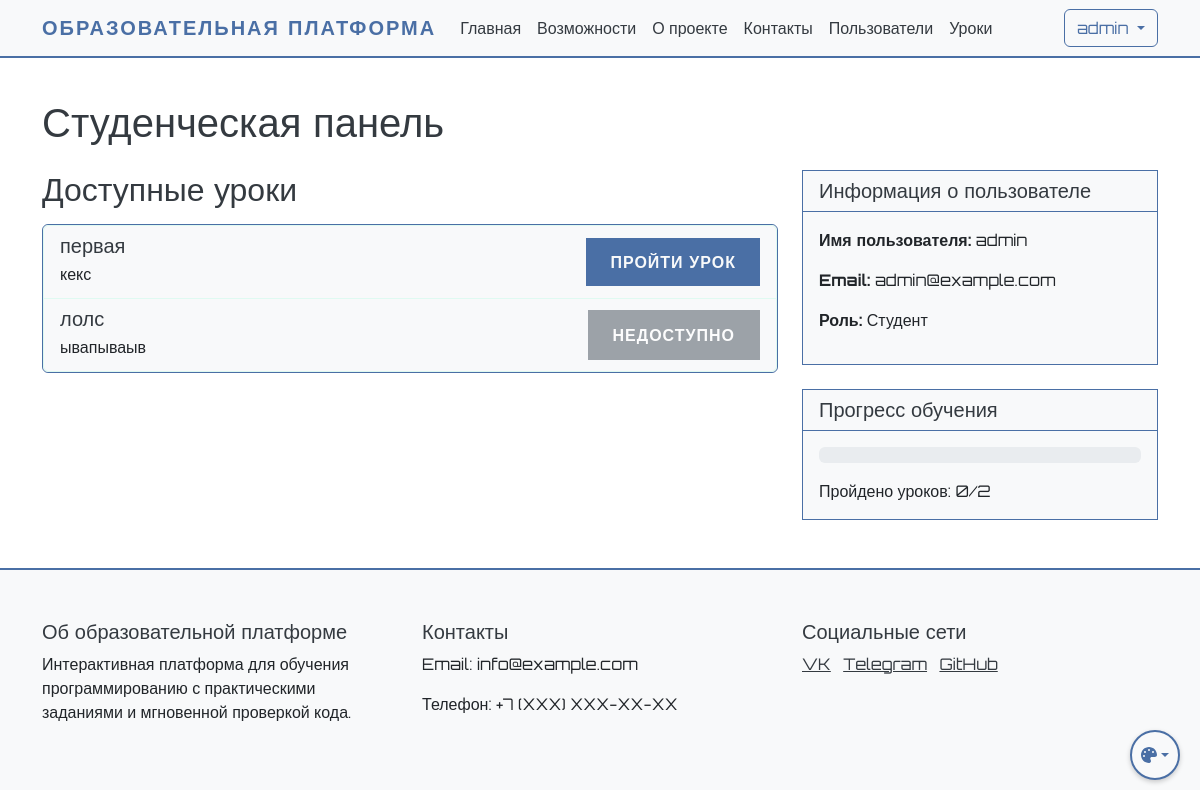
Before: /student/dashboard (signed in) with the older database file.
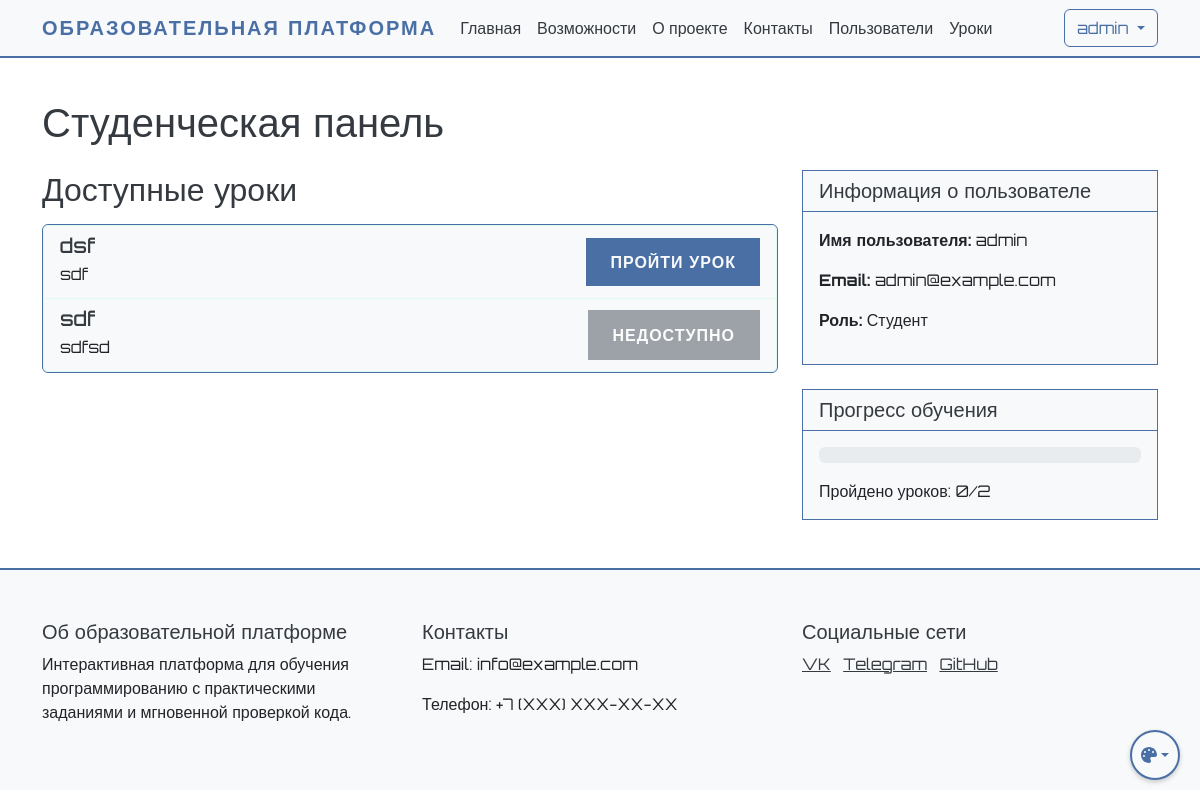
After: the same page with the newer database file.
### app.py (models this page shows)
class Lesson(db.Model):
    id = db.Column(db.Integer, primary_key=True)
    order_number = db.Column(db.Integer, unique=True, nullable=False)
    title = db.Column(db.String(200), nullable=False)
    description = db.Column(db.Text)
    is_active = db.Column(db.Boolean, default=True)
    created_at = db.Column(db.DateTime, default=db.func.now())
    theory_content = db.Column(db.Text)
    theory_test = db.relationship('TheoryTest', backref='lesson', uselist=False)
    practice_tasks = db.relationship('PracticeTask', backref='lesson', lazy=True)
    required_lesson_id = db.Column(db.Integer, db.ForeignKey('lesson.id'), nullable=True)
    required_lesson = db.relationship('Lesson', remote_side=[id], backref='next_lessons')

### app.py (the view)
@app.route('/student/dashboard')
@login_required
def student_dashboard():
    lessons = Lesson.query.order_by(Lesson.order_number).all()
    user_progress = UserProgress.query.filter_by(user_id=current_user.id).all()
    completed_lesson_ids = [progress.lesson_id for progress in user_progress if progress.is_completed]
    lesson_data = []
    for i, lesson in enumerate(lessons):
        if i == 0:
            can_access = True
        else:
            previous_lesson = lessons[i-1]
            can_access = previous_lesson.id in completed_lesson_ids
        lesson_data.append({
            'id': lesson.id,
            'title': lesson.title,
            'description': lesson.description,
            'can_access': can_access,
            'required_lesson_id': lesson.required_lesson_id if i > 0 else None
        })
    total_lessons = len(lessons)
    completed_lessons = len(completed_lesson_ids)
    progress_percentage = int((completed_lessons / total_lessons * 100)) if total_lessons > 0 else 0
    return render_template('student/dashboard.html',
                         lessons=lesson_data,
                         progress_percentage=progress_percentage,
                         completed_lessons=completed_lessons,
                         total_lessons=total_lessons)

### app.py (called while the page is built)
@login_manager.user_loader
def load_user(user_id):
    return User.query.get(int(user_id))

### templates/student/dashboard.html (shortened to what this page needs)
{% extends "base.html" %}
{% block content %}
<div class="container mt-4">
    <h1 class="mb-4">Студенческая панель</h1>
    <div class="row">
        <div class="col-md-8">
            <h2 class="mb-3">Доступные уроки</h2>
            {% if lessons %}
                <div class="list-group">
                    {% for lesson in lessons %}
                        <div class="list-group-item">
                            <div class="d-flex justify-content-between align-items-center">
                                <div>
                                    <h5 class="mb-1">{{ lesson.title }}</h5>
                                    <p class="mb-1">{{ lesson.description }}</p>
                                </div>
                                <div>
                                    {% if lesson.can_access %}
                                        <a href="{{ url_for('view_lesson', lesson_id=lesson.id) }}" class="btn btn-primary">
                                            Пройти урок
                                        </a>
                                    {% else %}
                                        <button class="btn btn-secondary" disabled>
                                            Недоступно
                                        </button>
                                    {% endif %}
                                </div>
                            </div>
                        </div>
                    {% endfor %}
                </div>
            {% else %}
                <div class="alert alert-info">
                    Пока нет доступных уроков. Ожидайте, пока администратор добавит новые уроки.
                </div>
            {% endif %}
        </div>
        <div class="col-md-4">
            <div class="card">
                <div class="card-header">
                    <h5 class="mb-0">Информация о пользователе</h5>
                </div>
                <div class="card-body">
                    <p><strong>Имя пользователя:</strong> {{ current_user.username }}</p>
                    <p><strong>Email:</strong> {{ current_user.email }}</p>
                    <p><strong>Роль:</strong> Студент</p>
                </div>
            </div>
            <div class="card mt-4">
                <div class="card-header">
                    <h5 class="mb-0">Прогресс обучения</h5>
                </div>
                <div class="card-body">
                    <div class="progress mb-3">
                    </div>
                    <p class="mb-0">Пройдено уроков: {{ completed_lessons }}/{{ total_lessons }}</p>
                </div>
            </div>
        </div>
    </div>
</div>
{% endblock %}

Changed rows visible on the page:
removed Lesson: title "первая", description "кекс"
removed Lesson: title "лолс", description "ывапываыв", shows "НЕДОСТУПНО"
added Lesson: title "dsf", description "sdf"
added Lesson: title "sdf", description "sdfsd", shows "НЕДОСТУПНО"
